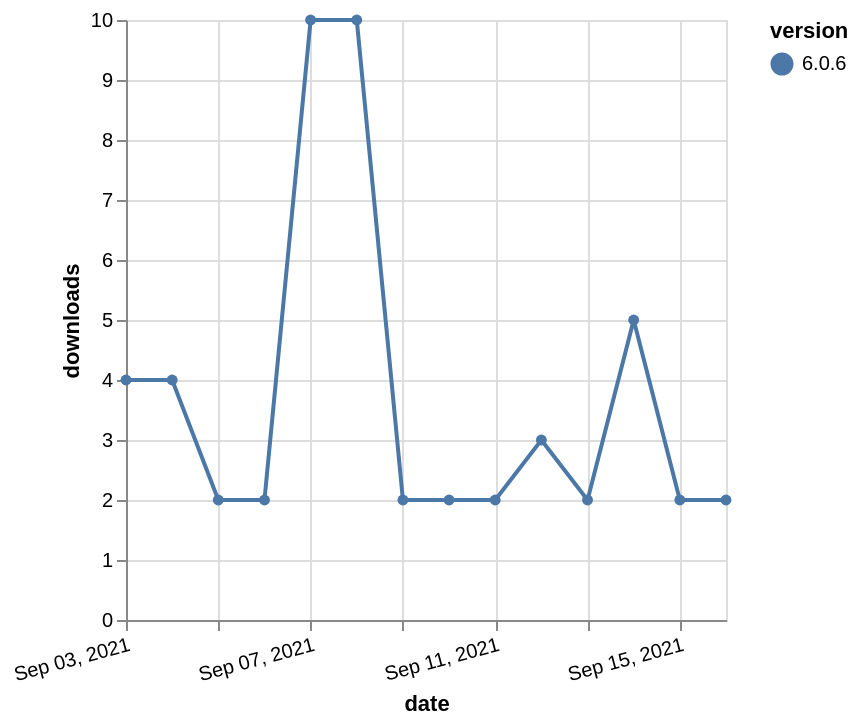

The Vega-Lite source for this figure:
### Vega-Lite specification from a JSON file in a GitHub repository (floating-point values rounded to 4 significant figures)
{"$schema": "https://vega.github.io/schema/vega-lite/v5.json", "description": "A simple bar chart with embedded data.", "data": {"values": [{"date": "2021-09-03", "total": 6752, "delta": 4, "version": "6.0.6"}, {"date": "2021-09-04", "total": 6756, "delta": 4, "version": "6.0.6"}, {"date": "2021-09-05", "total": 6758, "delta": 2, "version": "6.0.6"}, {"date": "2021-09-06", "total": 6760, "delta": 2, "version": "6.0.6"}, {"date": "2021-09-07", "total": 6770, "delta": 10, "version": "6.0.6"}, {"date": "2021-09-08", "total": 6780, "delta": 10, "version": "6.0.6"}, {"date": "2021-09-09", "total": 6782, "delta": 2, "version": "6.0.6"}, {"date": "2021-09-10", "total": 6784, "delta": 2, "version": "6.0.6"}, {"date": "2021-09-11", "total": 6786, "delta": 2, "version": "6.0.6"}, {"date": "2021-09-12", "total": 6789, "delta": 3, "version": "6.0.6"}, {"date": "2021-09-13", "total": 6791, "delta": 2, "version": "6.0.6"}, {"date": "2021-09-14", "total": 6796, "delta": 5, "version": "6.0.6"}, {"date": "2021-09-15", "total": 6798, "delta": 2, "version": "6.0.6"}, {"date": "2021-09-16", "total": 6800, "delta": 2, "version": "6.0.6"}]}, "width": "container", "mark": {"type": "line", "point": {"filled": true}}, "encoding": {"x": {"field": "date", "type": "temporal", "timeUnit": "yearmonthdate", "title": "date", "axis": {"labelAngle": -15}}, "y": {"field": "delta", "type": "quantitative", "title": "downloads"}, "color": {"field": "version", "type": "nominal"}, "tooltip": {"field": "delta"}}}
